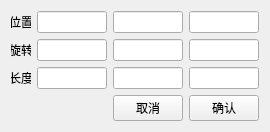
<?xml version="1.0" encoding="UTF-8"?>
<ui version="4.0">
 <class>igQtBoxSettingDialog</class>
 <widget class="QWidget" name="igQtBoxSettingDialog">
  <property name="geometry">
   <rect>
    <x>0</x>
    <y>0</y>
    <width>252</width>
    <height>99</height>
   </rect>
  </property>
  <property name="windowTitle">
   <string>包围盒设置</string>
  </property>
  <layout class="QGridLayout" name="gridLayout">
   <item row="1" column="0">
    <widget class="QLabel" name="label_2">
     <property name="sizePolicy">
      <sizepolicy hsizetype="Minimum" vsizetype="Preferred">
       <horstretch>0</horstretch>
       <verstretch>0</verstretch>
      </sizepolicy>
     </property>
     <property name="maximumSize">
      <size>
       <width>20</width>
       <height>16777215</height>
      </size>
     </property>
     <property name="text">
      <string>旋转</string>
     </property>
     <property name="alignment">
      <set>Qt::AlignmentFlag::AlignCenter</set>
     </property>
    </widget>
   </item>
   <item row="2" column="0">
    <widget class="QLabel" name="label_3">
     <property name="sizePolicy">
      <sizepolicy hsizetype="Minimum" vsizetype="Preferred">
       <horstretch>0</horstretch>
       <verstretch>0</verstretch>
      </sizepolicy>
     </property>
     <property name="maximumSize">
      <size>
       <width>20</width>
       <height>16777215</height>
      </size>
     </property>
     <property name="text">
      <string>长度</string>
     </property>
     <property name="alignment">
      <set>Qt::AlignmentFlag::AlignCenter</set>
     </property>
    </widget>
   </item>
   <item row="2" column="3">
    <widget class="QLineEdit" name="lz">
     <property name="sizePolicy">
      <sizepolicy hsizetype="Minimum" vsizetype="Fixed">
       <horstretch>0</horstretch>
       <verstretch>0</verstretch>
      </sizepolicy>
     </property>
     <property name="minimumSize">
      <size>
       <width>70</width>
       <height>0</height>
      </size>
     </property>
    </widget>
   </item>
   <item row="1" column="2">
    <widget class="QLineEdit" name="ry">
     <property name="sizePolicy">
      <sizepolicy hsizetype="Minimum" vsizetype="Fixed">
       <horstretch>0</horstretch>
       <verstretch>0</verstretch>
      </sizepolicy>
     </property>
     <property name="minimumSize">
      <size>
       <width>70</width>
       <height>0</height>
      </size>
     </property>
    </widget>
   </item>
   <item row="1" column="1">
    <widget class="QLineEdit" name="rx">
     <property name="sizePolicy">
      <sizepolicy hsizetype="Minimum" vsizetype="Fixed">
       <horstretch>0</horstretch>
       <verstretch>0</verstretch>
      </sizepolicy>
     </property>
     <property name="minimumSize">
      <size>
       <width>70</width>
       <height>0</height>
      </size>
     </property>
    </widget>
   </item>
   <item row="2" column="2">
    <widget class="QLineEdit" name="ly">
     <property name="sizePolicy">
      <sizepolicy hsizetype="Minimum" vsizetype="Fixed">
       <horstretch>0</horstretch>
       <verstretch>0</verstretch>
      </sizepolicy>
     </property>
     <property name="minimumSize">
      <size>
       <width>70</width>
       <height>0</height>
      </size>
     </property>
    </widget>
   </item>
   <item row="3" column="2">
    <widget class="QPushButton" name="cancel">
     <property name="minimumSize">
      <size>
       <width>70</width>
       <height>0</height>
      </size>
     </property>
     <property name="text">
      <string>取消</string>
     </property>
    </widget>
   </item>
   <item row="1" column="3">
    <widget class="QLineEdit" name="rz">
     <property name="sizePolicy">
      <sizepolicy hsizetype="Minimum" vsizetype="Fixed">
       <horstretch>0</horstretch>
       <verstretch>0</verstretch>
      </sizepolicy>
     </property>
     <property name="minimumSize">
      <size>
       <width>70</width>
       <height>0</height>
      </size>
     </property>
    </widget>
   </item>
   <item row="0" column="2">
    <widget class="QLineEdit" name="py">
     <property name="sizePolicy">
      <sizepolicy hsizetype="Minimum" vsizetype="Fixed">
       <horstretch>0</horstretch>
       <verstretch>0</verstretch>
      </sizepolicy>
     </property>
     <property name="minimumSize">
      <size>
       <width>70</width>
       <height>0</height>
      </size>
     </property>
    </widget>
   </item>
   <item row="0" column="3">
    <widget class="QLineEdit" name="pz">
     <property name="sizePolicy">
      <sizepolicy hsizetype="Minimum" vsizetype="Fixed">
       <horstretch>0</horstretch>
       <verstretch>0</verstretch>
      </sizepolicy>
     </property>
     <property name="minimumSize">
      <size>
       <width>70</width>
       <height>0</height>
      </size>
     </property>
    </widget>
   </item>
   <item row="0" column="0">
    <widget class="QLabel" name="label">
     <property name="sizePolicy">
      <sizepolicy hsizetype="Minimum" vsizetype="Preferred">
       <horstretch>0</horstretch>
       <verstretch>0</verstretch>
      </sizepolicy>
     </property>
     <property name="maximumSize">
      <size>
       <width>20</width>
       <height>16777215</height>
      </size>
     </property>
     <property name="text">
      <string>位置</string>
     </property>
     <property name="alignment">
      <set>Qt::AlignmentFlag::AlignCenter</set>
     </property>
    </widget>
   </item>
   <item row="3" column="3">
    <widget class="QPushButton" name="comfirm">
     <property name="minimumSize">
      <size>
       <width>70</width>
       <height>0</height>
      </size>
     </property>
     <property name="text">
      <string>确认</string>
     </property>
    </widget>
   </item>
   <item row="0" column="1">
    <widget class="QLineEdit" name="px">
     <property name="sizePolicy">
      <sizepolicy hsizetype="Minimum" vsizetype="Fixed">
       <horstretch>0</horstretch>
       <verstretch>0</verstretch>
      </sizepolicy>
     </property>
     <property name="minimumSize">
      <size>
       <width>70</width>
       <height>0</height>
      </size>
     </property>
    </widget>
   </item>
   <item row="2" column="1">
    <widget class="QLineEdit" name="lx">
     <property name="sizePolicy">
      <sizepolicy hsizetype="Minimum" vsizetype="Fixed">
       <horstretch>0</horstretch>
       <verstretch>0</verstretch>
      </sizepolicy>
     </property>
     <property name="minimumSize">
      <size>
       <width>70</width>
       <height>0</height>
      </size>
     </property>
    </widget>
   </item>
  </layout>
 </widget>
 <resources/>
 <connections/>
</ui>
